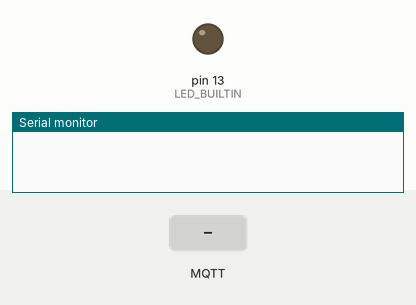
The sketch below on a simulated Arduino Uno, built for the host (arithmetic inside an expression is 32-bit, double 64-bit). Shown: output pins drawn as LEDs (lit = HIGH), the last lines printed to the serial monitor. The test bench sets the inputs (shaded band). No MQTT or app messages arrive unless stated.

Above: at 2.3 s.
2.4 s: MQTT message "5" arrives on the first subscribed topic
At 3.4 s:
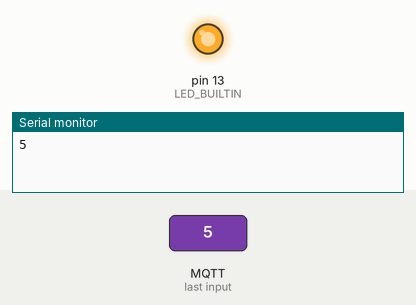
3.9 s: MQTT message "0" arrives on the first subscribed topic
At 4.5 s:
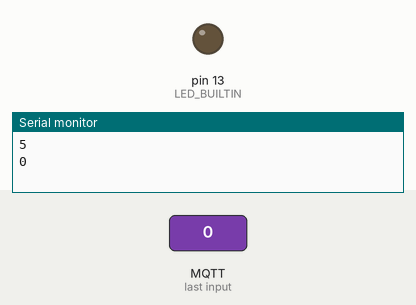
5.4 s: MQTT message "90" arrives on the first subscribed topic
At 6.8 s:
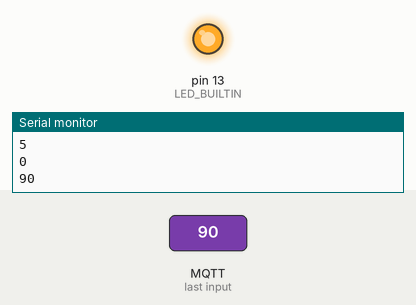
Timing chart, 0 to 8.4 s (numbered marks = the images above; inputs shaded):
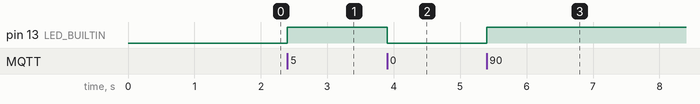

Measured:
- after the input at 2.4 s, pin 13 (LED_BUILTIN): LOW → HIGH at once
- after the input at 3.9 s, pin 13 (LED_BUILTIN): HIGH → LOW at once
- after the input at 5.4 s, pin 13 (LED_BUILTIN): LOW → HIGH at once

The sketch:

Mqtt.ino
```cpp
#include <EspMQTTClient.h>


EspMQTTClient client(
    "2160",
    "zxcvbnm,",
    "192.168.1.11",
    "TestClient",     // Client name that uniquely identify your device
    1883              // The MQTT port, default to 1883. this line can be omitted
);


void setup()
{
    pinMode(LED_BUILTIN, OUTPUT);

    Serial.begin(115200);

    // Optionnal functionnalities of EspMQTTClient :
    client.enableDebuggingMessages(); // Enable debugging messages sent to serial output
    client.enableHTTPWebUpdater(); // Enable the web updater. User and password default to values of MQTTUsername and MQTTPassword. These can be overrited with enableHTTPWebUpdater("user", "password").
    client.enableLastWillMessage("TestClient/lastwill", "I am going offline");  // You can activate the retain flag by setting the third parameter to true
}
void loop()
{
    client.loop();
}


// FUNCTIONS //////////////////////////////////////////////////////////////////////////////////////
void onConnectionEstablished()
{
    client.subscribe("mytopic/led", [](const String& payload)
    {
        Serial.println(payload);
        digitalWrite(LED_BUILTIN, payload.toInt());
    });

    client.subscribe("mytopic/test", [](const String& payload)
    {
        Serial.println(payload);
    });

    client.subscribe("mytopic/wildcardtest/#", [](const String& topic, const String& payload)
    {
        Serial.println("(From wildcard) topic: " + topic + ", payload: " + payload);
    });

    // Publish a message to "mytopic/test"
    client.publish("mytopic/test", "This is a message"); // You can activate the retain flag by setting the third parameter to true

    // Execute delayed instructions
    client.executeDelayed(5 * 1000, []()
    {
        client.publish("mytopic/wildcardtest/test123", "This is a message sent 5 seconds later");
    });
}
```
